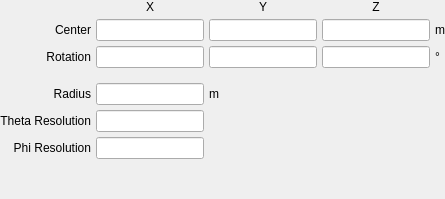
         <widget class="QWidget" name="sphere">
          <layout class="QGridLayout" name="gridLayout_3">
           <property name="leftMargin">
            <number>0</number>
           </property>
           <property name="topMargin">
            <number>0</number>
           </property>
           <property name="rightMargin">
            <number>0</number>
           </property>
           <property name="bottomMargin">
            <number>0</number>
           </property>
           <property name="spacing">
            <number>5</number>
           </property>
           <item row="2" column="1">
            <widget class="LineEdit" name="lineedit_sphere_rotationx"/>
           </item>
           <item row="5" column="1">
            <widget class="LineEdit" name="lineedit_sphere_thetaresolution"/>
           </item>
           <item row="6" column="1">
            <widget class="LineEdit" name="lineedit_sphere_phiresolution"/>
           </item>
           <item row="4" column="1">
            <widget class="LineEdit" name="lineedit_sphere_radius"/>
           </item>
           <item row="5" column="0">
            <widget class="QLabel" name="label_11">
             <property name="text">
              <string>Theta Resolution</string>
             </property>
             <property name="alignment">
              <set>Qt::AlignRight|Qt::AlignTrailing|Qt::AlignVCenter</set>
             </property>
            </widget>
           </item>
           <item row="8" column="0">
            <spacer name="verticalSpacer_4">
             <property name="orientation">
              <enum>Qt::Vertical</enum>
             </property>
             <property name="sizeHint" stdset="0">
              <size>
               <width>20</width>
               <height>40</height>
              </size>
             </property>
            </spacer>
           </item>
           <item row="6" column="0">
            <widget class="QLabel" name="label_12">
             <property name="text">
              <string>Phi Resolution</string>
             </property>
             <property name="alignment">
              <set>Qt::AlignRight|Qt::AlignTrailing|Qt::AlignVCenter</set>
             </property>
            </widget>
           </item>
           <item row="4" column="0">
            <widget class="QLabel" name="label_10">
             <property name="text">
              <string>Radius</string>
             </property>
             <property name="alignment">
              <set>Qt::AlignRight|Qt::AlignTrailing|Qt::AlignVCenter</set>
             </property>
            </widget>
           </item>
           <item row="1" column="0">
            <widget class="QLabel" name="label_9">
             <property name="text">
              <string>Center</string>
             </property>
             <property name="alignment">
              <set>Qt::AlignRight|Qt::AlignTrailing|Qt::AlignVCenter</set>
             </property>
            </widget>
           </item>
           <item row="0" column="1">
            <widget class="QLabel" name="label_162">
             <property name="text">
              <string>X</string>
             </property>
             <property name="alignment">
              <set>Qt::AlignCenter</set>
             </property>
            </widget>
           </item>
           <item row="0" column="2">
            <widget class="QLabel" name="label_163">
             <property name="text">
              <string>Y</string>
             </property>
             <property name="alignment">
              <set>Qt::AlignCenter</set>
             </property>
            </widget>
           </item>
           <item row="1" column="1">
            <widget class="LineEdit" name="lineedit_sphere_centerx"/>
           </item>
           <item row="1" column="2">
            <widget class="LineEdit" name="lineedit_sphere_centery"/>
           </item>
           <item row="1" column="3">
            <widget class="LineEdit" name="lineedit_sphere_centerz"/>
           </item>
           <item row="1" column="4">
            <widget class="QLabel" name="label_159">
             <property name="text">
              <string>m</string>
             </property>
            </widget>
           </item>
           <item row="2" column="0">
            <widget class="QLabel" name="label_51">
             <property name="text">
              <string>Rotation</string>
             </property>
             <property name="alignment">
              <set>Qt::AlignRight|Qt::AlignTrailing|Qt::AlignVCenter</set>
             </property>
            </widget>
           </item>
           <item row="2" column="2">
            <widget class="LineEdit" name="lineedit_sphere_rotationy"/>
           </item>
           <item row="2" column="3">
            <widget class="LineEdit" name="lineedit_sphere_rotationz"/>
           </item>
           <item row="2" column="4">
            <widget class="QLabel" name="label_160">
             <property name="text">
              <string>°</string>
             </property>
            </widget>
           </item>
           <item row="4" column="2">
            <widget class="QLabel" name="label_161">
             <property name="text">
              <string>m</string>
             </property>
            </widget>
           </item>
           <item row="0" column="3">
            <widget class="QLabel" name="label_164">
             <property name="text">
              <string>Z</string>
             </property>
             <property name="alignment">
              <set>Qt::AlignCenter</set>
             </property>
            </widget>
           </item>
           <item row="3" column="1">
            <spacer name="verticalSpacer_49">
             <property name="orientation">
              <enum>Qt::Vertical</enum>
             </property>
             <property name="sizeType">
              <enum>QSizePolicy::Maximum</enum>
             </property>
             <property name="sizeHint" stdset="0">
              <size>
               <width>20</width>
               <height>10</height>
              </size>
             </property>
            </spacer>
           </item>
          </layout>
         </widget>
